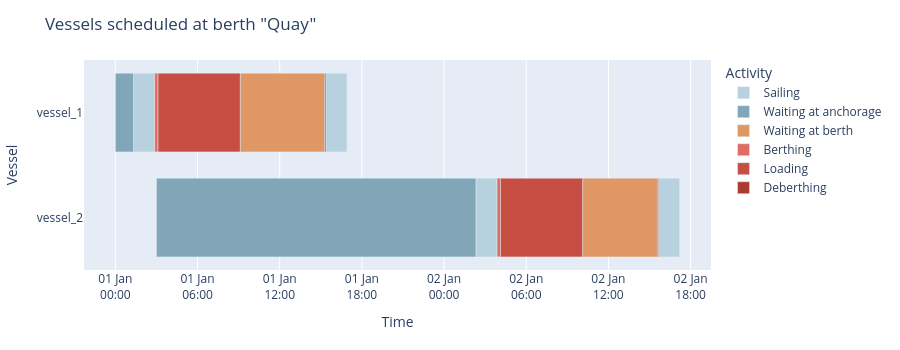

The cell this chart's notebook holds for it:
### Code cell
fig = quay.plot_vessel_arrival_timeline()
fig

### Figure 1 — Plotly figure (JSON) as saved in the notebook; plotly's stock layout.template omitted (floating-point values rounded to 4 significant figures)
{"data": [{"base": ["2026-01-01T01:19:30.000000", "2026-01-01T15:22:06.000000", "2026-01-02T02:19:29.999999", "2026-01-02T15:39:30.000000"], "customdata": [[1.543], [1.543], [1.543], [1.543]], "hovertemplate": "Activity=Sailing<br>Start=%{base|%Y-%m-%d %H:%M:%S}<br>Stop=%{x|%Y-%m-%d %H:%M:%S}<br>Vessel=%{y}<br>Duration (hours)=%{customdata[0]:.2f}<extra></extra>", "legendgroup": "Sailing", "marker": {"color": "#B7D2DE", "pattern": {"shape": ""}}, "name": "Sailing", "orientation": "h", "showlegend": true, "textposition": "auto", "type": "bar", "x": [5555555, 5555555, 5555555, 5555555], "xaxis": "x", "y": ["vessel_1", "vessel_1", "vessel_2", "vessel_2"], "yaxis": "y"}, {"base": ["2026-01-01T00:00:00.000000", "2026-01-01T03:00:00.000000"], "customdata": [[1.325], [23.32]], "hovertemplate": "Activity=Waiting at anchorage<br>Start=%{base|%Y-%m-%d %H:%M:%S}<br>Stop=%{x|%Y-%m-%d %H:%M:%S}<br>Vessel=%{y}<br>Duration (hours)=%{customdata[0]:.2f}<extra></extra>", "legendgroup": "Waiting at anchorage", "marker": {"color": "#80A6B7", "pattern": {"shape": ""}}, "name": "Waiting at anchorage", "orientation": "h", "showlegend": true, "textposition": "auto", "type": "bar", "x": [4770000, 83969999], "xaxis": "x", "y": ["vessel_1", "vessel_2"], "yaxis": "y"}, {"base": ["2026-01-01T09:07:05.555556", "2026-01-02T10:07:05.555554"], "customdata": [[6.167], [5.457]], "hovertemplate": "Activity=Waiting at berth<br>Start=%{base|%Y-%m-%d %H:%M:%S}<br>Stop=%{x|%Y-%m-%d %H:%M:%S}<br>Vessel=%{y}<br>Duration (hours)=%{customdata[0]:.2f}<extra></extra>", "legendgroup": "Waiting at berth", "marker": {"color": "#DF9763", "pattern": {"shape": ""}}, "name": "Waiting at berth", "orientation": "h", "showlegend": true, "textposition": "auto", "type": "bar", "x": [22200444, 19644444], "xaxis": "x", "y": ["vessel_1", "vessel_2"], "yaxis": "y"}, {"base": ["2026-01-01T02:52:05.555556", "2026-01-02T03:52:05.555554"], "customdata": [[0.25], [0.25]], "hovertemplate": "Activity=Berthing<br>Start=%{base|%Y-%m-%d %H:%M:%S}<br>Stop=%{x|%Y-%m-%d %H:%M:%S}<br>Vessel=%{y}<br>Duration (hours)=%{customdata[0]:.2f}<extra></extra>", "legendgroup": "Berthing", "marker": {"color": "#DF6D63", "pattern": {"shape": ""}}, "name": "Berthing", "orientation": "h", "showlegend": true, "textposition": "auto", "type": "bar", "x": [900000, 900000], "xaxis": "x", "y": ["vessel_1", "vessel_2"], "yaxis": "y"}, {"base": ["2026-01-01T03:07:05.555556", "2026-01-02T04:07:05.555554"], "customdata": [[6.0], [6.0]], "hovertemplate": "Activity=Loading<br>Start=%{base|%Y-%m-%d %H:%M:%S}<br>Stop=%{x|%Y-%m-%d %H:%M:%S}<br>Vessel=%{y}<br>Duration (hours)=%{customdata[0]:.2f}<extra></extra>", "legendgroup": "Loading", "marker": {"color": "#C64E43", "pattern": {"shape": ""}}, "name": "Loading", "orientation": "h", "showlegend": true, "textposition": "auto", "type": "bar", "x": [21600000, 21600000], "xaxis": "x", "y": ["vessel_1", "vessel_2"], "yaxis": "y"}, {"base": ["2026-01-01T15:17:06.000000", "2026-01-02T15:34:30.000000"], "customdata": [[0.08333], [0.08333]], "hovertemplate": "Activity=Deberthing<br>Start=%{base|%Y-%m-%d %H:%M:%S}<br>Stop=%{x|%Y-%m-%d %H:%M:%S}<br>Vessel=%{y}<br>Duration (hours)=%{customdata[0]:.2f}<extra></extra>", "legendgroup": "Deberthing", "marker": {"color": "#AD3A30", "pattern": {"shape": ""}}, "name": "Deberthing", "orientation": "h", "showlegend": true, "textposition": "auto", "type": "bar", "x": [300000, 300000], "xaxis": "x", "y": ["vessel_1", "vessel_2"], "yaxis": "y"}], "layout": {"bargap": 0.25, "barmode": "overlay", "height": 350, "hovermode": "closest", "legend": {"title": {"text": "Activity"}, "tracegroupgap": 0}, "margin": {"t": 60}, "title": {"text": "Vessels scheduled at berth \"Quay\""}, "xaxis": {"anchor": "y", "domain": [0, 1], "rangeslider": {"visible": false}, "tickformat": "%d %b\n%H:%M", "title": {"text": "Time"}, "type": "date"}, "yaxis": {"anchor": "x", "autorange": "reversed", "domain": [0, 1], "title": {"text": "Vessel"}}}}
